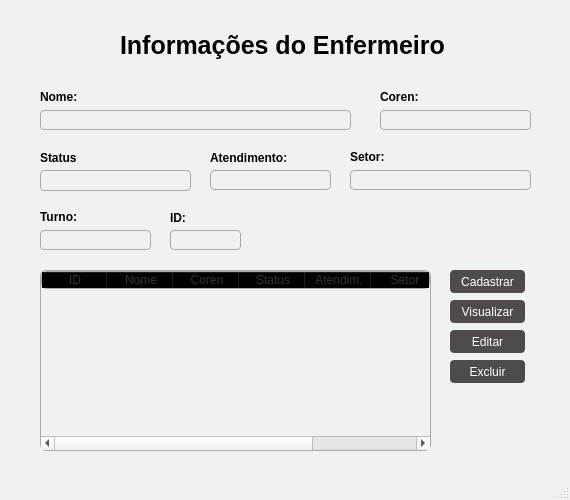
<?xml version="1.0" encoding="UTF-8"?>
<ui version="4.0">
 <class>TelaMenu</class>
 <widget class="QMainWindow" name="TelaMenu">
  <property name="enabled">
   <bool>true</bool>
  </property>
  <property name="geometry">
   <rect>
    <x>0</x>
    <y>0</y>
    <width>570</width>
    <height>500</height>
   </rect>
  </property>
  <property name="minimumSize">
   <size>
    <width>570</width>
    <height>500</height>
   </size>
  </property>
  <property name="maximumSize">
   <size>
    <width>570</width>
    <height>500</height>
   </size>
  </property>
  <property name="font">
   <font>
    <weight>50</weight>
    <bold>false</bold>
   </font>
  </property>
  <property name="windowTitle">
   <string>MainWindow</string>
  </property>
  <property name="styleSheet">
   <string notr="true">QMainWindow {
    background-color:#F1F1F1
;  /* cor de fundo da janela */
}</string>
  </property>
  <property name="iconSize">
   <size>
    <width>24</width>
    <height>24</height>
   </size>
  </property>
  <widget class="QWidget" name="centralwidget">
   <widget class="QLabel" name="Label_titulo">
    <property name="geometry">
     <rect>
      <x>120</x>
      <y>30</y>
      <width>331</width>
      <height>31</height>
     </rect>
    </property>
    <property name="font">
     <font>
      <family>MS Sans Serif</family>
      <pointsize>19</pointsize>
      <weight>75</weight>
      <bold>true</bold>
     </font>
    </property>
    <property name="text">
     <string>Informações do Enfermeiro</string>
    </property>
   </widget>
   <widget class="QLineEdit" name="lineEdit_nome">
    <property name="geometry">
     <rect>
      <x>40</x>
      <y>110</y>
      <width>311</width>
      <height>20</height>
     </rect>
    </property>
    <property name="styleSheet">
     <string notr="true">color: #333;
background: transparent; 
border-radius: 4px; 
border: 1px solid #AAAAAA;  
padding-left: 4px;      </string>
    </property>
    <property name="text">
     <string/>
    </property>
    <property name="cursorPosition">
     <number>0</number>
    </property>
   </widget>
   <widget class="QLineEdit" name="lineEdit_coren">
    <property name="geometry">
     <rect>
      <x>380</x>
      <y>110</y>
      <width>151</width>
      <height>20</height>
     </rect>
    </property>
    <property name="styleSheet">
     <string notr="true">color:#333;
background: transparent; 
border-radius: 4px; 
border: 1px solid #AAAAAA;  
padding-left: 4px;      </string>
    </property>
    <property name="text">
     <string/>
    </property>
   </widget>
   <widget class="QLineEdit" name="lineEdit_status">
    <property name="geometry">
     <rect>
      <x>40</x>
      <y>170</y>
      <width>151</width>
      <height>21</height>
     </rect>
    </property>
    <property name="styleSheet">
     <string notr="true">color:#333;
background: transparent; 
border-radius: 4px; 
border: 1px solid #AAAAAA;  
padding-left: 4px;      </string>
    </property>
    <property name="text">
     <string/>
    </property>
   </widget>
   <widget class="QLineEdit" name="lineEdit_atendim">
    <property name="geometry">
     <rect>
      <x>210</x>
      <y>170</y>
      <width>121</width>
      <height>20</height>
     </rect>
    </property>
    <property name="styleSheet">
     <string notr="true">color:#333;
background: transparent; 
border-radius: 4px; 
border: 1px solid #AAAAAA;  
padding-left: 4px;      </string>
    </property>
    <property name="text">
     <string/>
    </property>
   </widget>
   <widget class="QLineEdit" name="lineEdit_setor">
    <property name="geometry">
     <rect>
      <x>350</x>
      <y>170</y>
      <width>181</width>
      <height>20</height>
     </rect>
    </property>
    <property name="styleSheet">
     <string notr="true">color:#333;
background: transparent; 
border-radius: 4px; 
border: 1px solid #AAAAAA;  
padding-left: 4px;      </string>
    </property>
    <property name="text">
     <string/>
    </property>
   </widget>
   <widget class="QPushButton" name="pushButton_cadastrar">
    <property name="geometry">
     <rect>
      <x>450</x>
      <y>270</y>
      <width>75</width>
      <height>23</height>
     </rect>
    </property>
    <property name="styleSheet">
     <string notr="true">QPushButton {
background: #504B4B;          /* fundo transparente */
color: #FFFFFF;                   /* cor do texto */       
border-radius: 4px;              /* arredondamento */
padding: 5px; 
}
QPushButton:hover {
    background-color: #5599ff;    /* cor quando o mouse passa por cima */
}

QPushButton:pressed {
    background-color: #2e5ea2;    /* cor quando o botão é clicado */
    padding-top: 8px;             /* leve deslocamento pra baixo */
    padding-bottom: 4px;
}</string>
    </property>
    <property name="text">
     <string>Cadastrar</string>
    </property>
    <property name="flat">
     <bool>false</bool>
    </property>
   </widget>
   <widget class="QPushButton" name="pushButtor_visu">
    <property name="geometry">
     <rect>
      <x>450</x>
      <y>300</y>
      <width>75</width>
      <height>23</height>
     </rect>
    </property>
    <property name="styleSheet">
     <string notr="true">QPushButton {
background: #504B4B;          /* fundo transparente */
color: #FFFFFF;                   /* cor do texto */       
border-radius: 4px;              /* arredondamento */
padding: 5px; 
}
QPushButton:hover {
    background-color: #5599ff;    /* cor quando o mouse passa por cima */
}

QPushButton:pressed {
    background-color: #2e5ea2;    /* cor quando o botão é clicado */
    padding-top: 8px;             /* leve deslocamento pra baixo */
    padding-bottom: 4px;
}</string>
    </property>
    <property name="text">
     <string>Visualizar</string>
    </property>
    <property name="flat">
     <bool>false</bool>
    </property>
   </widget>
   <widget class="QPushButton" name="pushButton_editar">
    <property name="geometry">
     <rect>
      <x>450</x>
      <y>330</y>
      <width>75</width>
      <height>23</height>
     </rect>
    </property>
    <property name="styleSheet">
     <string notr="true">QPushButton {
background: #504B4B;          /* fundo transparente */
color: #FFFFFF;                   /* cor do texto */       
border-radius: 4px;              /* arredondamento */
padding: 5px; 
}
QPushButton:hover {
    background-color: #5599ff;    /* cor quando o mouse passa por cima */
}

QPushButton:pressed {
    background-color: #2e5ea2;    /* cor quando o botão é clicado */
    padding-top: 8px;             /* leve deslocamento pra baixo */
    padding-bottom: 4px;
}</string>
    </property>
    <property name="text">
     <string>Editar</string>
    </property>
    <property name="flat">
     <bool>false</bool>
    </property>
   </widget>
   <widget class="QPushButton" name="pushButton_excluir">
    <property name="geometry">
     <rect>
      <x>450</x>
      <y>360</y>
      <width>75</width>
      <height>23</height>
     </rect>
    </property>
    <property name="styleSheet">
     <string notr="true">QPushButton {
background: #504B4B;          /* fundo transparente */
color: #FFFFFF;                   /* cor do texto */       
border-radius: 4px;              /* arredondamento */
padding: 5px; 
}
QPushButton:hover {
    background-color: #5599ff;    /* cor quando o mouse passa por cima */
}

QPushButton:pressed {
    background-color: #2e5ea2;    /* cor quando o botão é clicado */
    padding-top: 8px;             /* leve deslocamento pra baixo */
    padding-bottom: 4px;
}</string>
    </property>
    <property name="text">
     <string>Excluir</string>
    </property>
    <property name="flat">
     <bool>false</bool>
    </property>
   </widget>
   <widget class="QLabel" name="label_nome">
    <property name="geometry">
     <rect>
      <x>40</x>
      <y>90</y>
      <width>47</width>
      <height>13</height>
     </rect>
    </property>
    <property name="font">
     <font>
      <weight>75</weight>
      <bold>true</bold>
     </font>
    </property>
    <property name="text">
     <string>Nome:</string>
    </property>
   </widget>
   <widget class="QLabel" name="label_coren">
    <property name="geometry">
     <rect>
      <x>380</x>
      <y>90</y>
      <width>47</width>
      <height>13</height>
     </rect>
    </property>
    <property name="font">
     <font>
      <weight>75</weight>
      <bold>true</bold>
     </font>
    </property>
    <property name="text">
     <string>Coren:</string>
    </property>
   </widget>
   <widget class="QLabel" name="label_status">
    <property name="geometry">
     <rect>
      <x>40</x>
      <y>150</y>
      <width>71</width>
      <height>16</height>
     </rect>
    </property>
    <property name="font">
     <font>
      <weight>75</weight>
      <bold>true</bold>
     </font>
    </property>
    <property name="text">
     <string>Status</string>
    </property>
   </widget>
   <widget class="QLabel" name="label_atendim">
    <property name="geometry">
     <rect>
      <x>210</x>
      <y>150</y>
      <width>81</width>
      <height>16</height>
     </rect>
    </property>
    <property name="font">
     <font>
      <weight>75</weight>
      <bold>true</bold>
     </font>
    </property>
    <property name="text">
     <string>Atendimento:</string>
    </property>
   </widget>
   <widget class="QLabel" name="label_setor">
    <property name="geometry">
     <rect>
      <x>350</x>
      <y>150</y>
      <width>47</width>
      <height>13</height>
     </rect>
    </property>
    <property name="font">
     <font>
      <weight>75</weight>
      <bold>true</bold>
     </font>
    </property>
    <property name="text">
     <string>Setor:</string>
    </property>
   </widget>
   <widget class="QLineEdit" name="lineEdit_id">
    <property name="enabled">
     <bool>false</bool>
    </property>
    <property name="geometry">
     <rect>
      <x>170</x>
      <y>230</y>
      <width>71</width>
      <height>20</height>
     </rect>
    </property>
    <property name="styleSheet">
     <string notr="true">color:#333;
background: transparent; 
border-radius: 4px; 
border: 1px solid #AAAAAA;  
padding-left: 4px;      </string>
    </property>
    <property name="text">
     <string/>
    </property>
   </widget>
   <widget class="QLabel" name="label_id_enfer">
    <property name="geometry">
     <rect>
      <x>170</x>
      <y>210</y>
      <width>71</width>
      <height>16</height>
     </rect>
    </property>
    <property name="font">
     <font>
      <weight>75</weight>
      <bold>true</bold>
     </font>
    </property>
    <property name="text">
     <string>ID:</string>
    </property>
   </widget>
   <widget class="QTableWidget" name="tableWidget">
    <property name="geometry">
     <rect>
      <x>40</x>
      <y>270</y>
      <width>391</width>
      <height>181</height>
     </rect>
    </property>
    <property name="styleSheet">
     <string notr="true">
color:#333;
background: transparent; 
border-radius: 6px; 
border: 1px solid #AAAAAA;  
ColumnWidth:1</string>
    </property>
    <property name="sortingEnabled">
     <bool>false</bool>
    </property>
    <property name="cornerButtonEnabled">
     <bool>true</bool>
    </property>
    <attribute name="horizontalHeaderDefaultSectionSize">
     <number>66</number>
    </attribute>
    <column>
     <property name="text">
      <string>ID</string>
     </property>
    </column>
    <column>
     <property name="text">
      <string>Nome</string>
     </property>
    </column>
    <column>
     <property name="text">
      <string>Coren</string>
     </property>
    </column>
    <column>
     <property name="text">
      <string>Status</string>
     </property>
    </column>
    <column>
     <property name="text">
      <string>Atendim.</string>
     </property>
    </column>
    <column>
     <property name="text">
      <string>Setor</string>
     </property>
    </column>
    <column>
     <property name="text">
      <string>Turno</string>
     </property>
    </column>
   </widget>
   <widget class="QLineEdit" name="lineEdit_email_2">
    <property name="geometry">
     <rect>
      <x>40</x>
      <y>230</y>
      <width>111</width>
      <height>20</height>
     </rect>
    </property>
    <property name="styleSheet">
     <string notr="true">color:#333;
background: transparent; 
border-radius: 4px; 
border: 1px solid #AAAAAA;  
padding-left: 4px;      </string>
    </property>
    <property name="text">
     <string/>
    </property>
   </widget>
   <widget class="QLabel" name="label_turno">
    <property name="geometry">
     <rect>
      <x>40</x>
      <y>210</y>
      <width>47</width>
      <height>13</height>
     </rect>
    </property>
    <property name="font">
     <font>
      <weight>75</weight>
      <bold>true</bold>
     </font>
    </property>
    <property name="text">
     <string>Turno:</string>
    </property>
   </widget>
  </widget>
  <widget class="QStatusBar" name="statusbar"/>
 </widget>
 <resources/>
 <connections/>
</ui>
